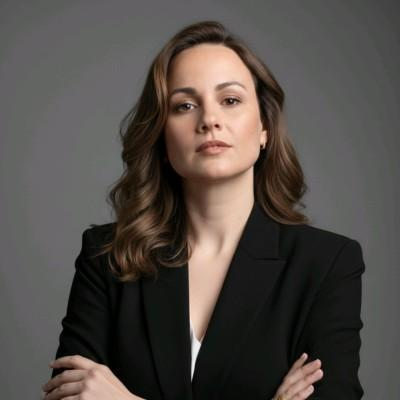
#> input picture perfil/assets/source/retrato.jpg, 400 x 400 px; its folder holds only this picture in this run
$ python generar.py
#> lines starting #> are read from the running program, lines starting #| are printed output that depends on the picture; after the words box and inside, x2 and y2 are one past the last pixel; in counts of white or black regions, pixels touching at a corner belong together
"""Genera los gráficos del README de perfil de GitHub de Maricel Meneses Gómez.

    python perfil/generar.py

Necesita Pillow y NumPy, y la foto en perfil/assets/source/retrato.jpg (cuadrada; si falta, el banner
usa un retrato provisional con sus iniciales). Produce, en claro y oscuro:

* banner-*.svg    terminal con el retrato en 1 bit (difusión de error de Floyd-Steinberg) que aparece con un
                  barrido de escáner, la ficha perfil.yml y un histograma que converge a la normal.
* card-synapse-*.svg  tarjeta del proyecto, en la línea de las tarjetas del perfil de Yoandy.

Las animaciones son CSS dentro del SVG (GitHub las muestra) y se detienen con «reducir movimiento».
"""
from __future__ import annotations

import html
import math
import random
from pathlib import Path

import numpy as np
from PIL import Image, ImageDraw, ImageFilter, ImageFont, ImageOps

ROOT = Path(__file__).resolve().parent
SRC = ROOT / "assets" / "source" / "retrato.jpg"
OUT = ROOT / "assets"
MONO = "ui-monospace,SFMono-Regular,'SF Mono',Menlo,Consolas,monospace"
SANS = "-apple-system,BlinkMacSystemFont,'SF Pro Display','Segoe UI',Helvetica,Arial,sans-serif"

THEMES = {
    "light": {"page": "#EEF3FF", "win": "#FFFFFF", "bar": "#F5F7FC", "line": "#D6E0F5", "ink": "#0B1B3F",
              "ink2": "#42506B", "muted": "#7A879E", "accent": "#0A5CFF", "accent2": "#0047D6", "mint": "#0FA697",
              "panel": "#F3F7FF", "dot": "#0A5CFF", "key": "#0047D6", "str": "#0B1B3F", "shadow": "#0A5CFF"},
    "dark": {"page": "#0D1117", "win": "#11161F", "bar": "#161C27", "line": "#243049", "ink": "#EAF0FF",
             "ink2": "#B8C4DE", "muted": "#7D8AA6", "accent": "#3D7DFF", "accent2": "#7FA6FF", "mint": "#2DD4BF",
             "panel": "#0E1420", "dot": "#7FA6FF", "key": "#7FA6FF", "str": "#EAF0FF", "shadow": "#000000"},
}

YAML = [
    (0, "perfil", None),
    (1, "nombre", "Maricel Meneses Gómez"),
    (1, "rol", "Bioestadística · Análisis de datos"),
    (1, "docencia", "10 años · Computación y Estadística"),
    (1, "universidad", "Ciencias Médicas de Villa Clara"),
    (1, "proyecto", "S.Y.N.A.P.S.E. (investigadora principal)"),
    (0, "metodos", None),
    (1, "supervivencia", "Kaplan-Meier · Cox · RMST"),
    (1, "inferencia", "IC · regresión · Monte Carlo"),
    (1, "datos", "Python · pandas · SQL · Jupyter"),
    (0, "contacto", None),
    (1, "linkedin", "/in/maricel9002"),
    (1, "ubicacion", "Lepe, Huelva · híbrido / remoto"),
]


# ─── Retrato en 1 bit ────────────────────────────────────────────────────────

def placeholder(size: int = 600) -> Image.Image:
    """Retrato provisional: silueta con iniciales, para poder generar el banner sin foto."""
    img = Image.new("L", (size, size), 235)
    d = ImageDraw.Draw(img)
    d.ellipse((size * .30, size * .14, size * .70, size * .56), fill=70)
    d.ellipse((size * .12, size * .58, size * .88, size * 1.25), fill=90)
    try:
        font = ImageFont.truetype("DejaVuSans-Bold.ttf", int(size * .16))
    except OSError:
        font = ImageFont.load_default()
    shape = Image.new("L", (size, size), 0)
    for box in ((size * .30, size * .14, size * .70, size * .56), (size * .12, size * .58, size * .88, size * 1.25)):
        ImageDraw.Draw(shape).ellipse(box, fill=255)
    d.text((size / 2, size * .35), "MM", fill=235, font=font, anchor="mm")
    out = img.convert("RGBA")
    out.putalpha(shape)
    return out


def remove_background(img: Image.Image) -> Image.Image:
    """Aclara el fondo de estudio del retrato: los píxeles grises neutros (sin saturación, luminosidad media)
    conectados con el borde pasan a blanco, para que la difusión de error no convierta el fondo en ruido.
    El pelo castaño tiene saturación y la chaqueta es casi negra, así que ninguno de los dos se confunde."""
    rgb = np.asarray(img.convert("RGB"), dtype=float)
    h, w, _ = rgb.shape
#> h = 400; w = 400
    lum = rgb.mean(axis=2)
    neutral = (rgb.max(axis=2) - rgb.min(axis=2) < 14) & (lum > 45) & (lum < 150)
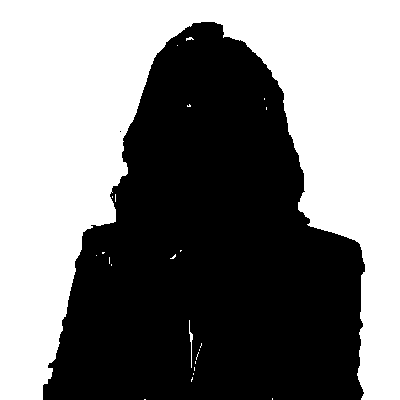
#> neutral: shape (400, 400) bool; 49.7% white; 24 white regions (22 under 20 px), largest, box (x1, y1, x2, y2) and area: (0, 0, 400, 400) 79405, (189, 320, 193, 368) 65
    seen = np.zeros((h, w), dtype=bool)
    stack = [(y, x) for y in range(h) for x in (0, w - 1)] + [(0, x) for x in range(w)]
    while stack:
        y, x = stack.pop()
        if seen[y, x] or not neutral[y, x]:
            continue
        seen[y, x] = True
        for dy, dx in ((1, 0), (-1, 0), (0, 1), (0, -1)):
            ny, nx = y + dy, x + dx
            if 0 <= ny < h and 0 <= nx < w and not seen[ny, nx]:
                stack.append((ny, nx))
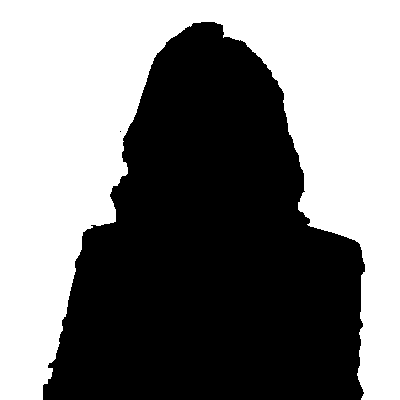
#> seen: shape (400, 400) bool; 49.6% white; 1 white region, box (x1, y1, x2, y2) and area: (0, 0, 400, 400) 79404
#> after the loop, stack = []
    # Cierre morfológico: quita los huecos sueltos del fondo y suaviza el contorno.
    bg = Image.fromarray((seen * 255).astype(np.uint8)).filter(ImageFilter.MaxFilter(3)).filter(ImageFilter.MinFilter(3))
#> bg: PIL image 400x400 L; 49.6% white; 1 white region, box (x1, y1, x2, y2) and area: (0, 0, 400, 400) 79412
    out = img.convert("RGBA")
    out.putalpha(ImageOps.invert(bg).filter(ImageFilter.GaussianBlur(1.2)))
    return out


def dither(img: Image.Image, w: int, h: int) -> tuple[np.ndarray, np.ndarray]:
    """Recorte, contraste y difusión de error de Floyd-Steinberg → (tinta, silueta), dos matrices booleanas:
    tinta = píxel oscuro; silueta = píxel que pertenece a la persona y no al fondo."""
#> called with w = 150, h = 160
    rgba = ImageOps.exif_transpose(img).convert("RGBA")
    sw, sh = rgba.size
#> sw = 400; sh = 400
    box = (int(sw * .20), 0, int(sw * .80), int(sh * .68))  # cabeza y hombros: la cara manda
#> box = (80, 0, 320, 272)
    def frame(im: Image.Image) -> Image.Image:
        return ImageOps.fit(im.crop(box), (w * 4, h * 4), method=Image.LANCZOS, centering=(0.5, 0.3))
    alpha = frame(rgba.getchannel("A"))
    g = frame(Image.alpha_composite(Image.new("RGBA", rgba.size, "white"), rgba).convert("L"))
    g = ImageOps.autocontrast(g, cutoff=1)
    # Gamma < 1 levanta las sombras: el pelo y la chaqueta dejan de ser manchas y conservan textura.
    g = g.point(lambda v: int(255 * (v / 255) ** 0.62))
    g = g.filter(ImageFilter.UnsharpMask(radius=3, percent=160, threshold=2))
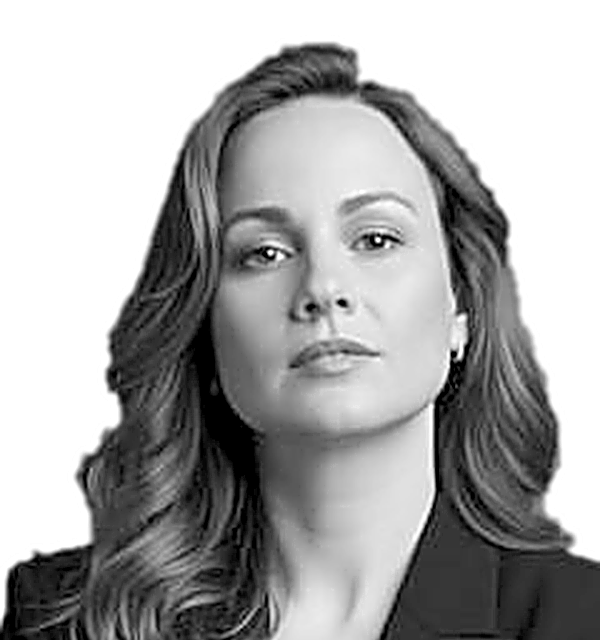
#> g: PIL image 600x640 L; min 0, max 255, mean 168.3
    a = np.asarray(g.resize((w, h), Image.LANCZOS), dtype=float) / 255.0
    out = np.zeros_like(a, dtype=bool)
    for y in range(h):
        for x in range(w):
            old = a[y, x]
            new = 1.0 if old > 0.5 else 0.0
            out[y, x] = new == 0.0
            err = old - new
            if x + 1 < w:
                a[y, x + 1] += err * 7 / 16
            if y + 1 < h:
                if x > 0:
                    a[y + 1, x - 1] += err * 3 / 16
                a[y + 1, x] += err * 5 / 16
                if x + 1 < w:
                    a[y + 1, x + 1] += err * 1 / 16
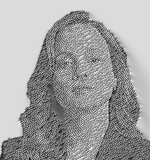
#> a: shape (160, 150) float64; min -0.294, max 1.21, mean 0.663; drawn with min black and max white
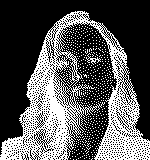
#> out: shape (160, 150) bool; 34% white in thin lines or dots
    subject = np.asarray(alpha.resize((w, h), Image.LANCZOS)) > 127
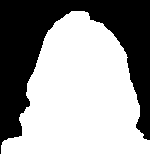
#> subject: shape (160, 150) bool; 61.5% white; 1 black region, box (x1, y1, x2, y2) and area: (0, 0, 150, 154) 9233
    return out, subject


def dots_path(mask: np.ndarray, x0: float, y0: float, cell: float) -> list[str]:
    """Une los píxeles consecutivos de cada fila en rectángulos: un trazado por banda de 8 filas."""
    bands: list[str] = []
    h, w = mask.shape
    for b0 in range(0, h, 8):
        d = []
        for y in range(b0, min(b0 + 8, h)):
            x = 0
            while x < w:
                if mask[y, x]:
                    s = x
                    while x < w and mask[y, x]:
                        x += 1
                    d.append(f"M{x0 + s * cell:.1f} {y0 + y * cell:.1f}h{(x - s) * cell:.1f}v{cell + .2:.1f}h{-(x - s) * cell:.1f}z")
                else:
                    x += 1
        bands.append("".join(d))
    return bands


# ─── Banner ──────────────────────────────────────────────────────────────────

def banner(theme: str, ink: np.ndarray, subject: np.ndarray) -> str:
    t = THEMES[theme]
    # En claro se pinta la tinta; en oscuro, la luz dentro de la silueta, para que no salga un negativo.
    mask = ink if theme == "light" else subject & ~ink
    W, H = 1180, 560
    px, py, pw, ph = 48, 104, 420, 412
    cell = min((pw - 28) / mask.shape[1], (ph - 56) / mask.shape[0])
    ox = px + (pw - mask.shape[1] * cell) / 2
    oy = py + 44 + (ph - 56 - mask.shape[0] * cell) / 2
    bands = dots_path(mask, ox, oy, cell)
    n_b = len(bands)
    band_svg = "".join(f'<path class="bd" style="animation-delay:{0.25 + i * 1.6 / n_b:.2f}s" d="{d}"/>' for i, d in enumerate(bands) if d)

    # Ficha perfil.yml
    yx, yy, lh = 520, 132, 22
    rows = []
    for i, (ind, k, v) in enumerate(YAML):
        x = yx + 30 + ind * 22
        delay = 1.0 + i * 0.12
        val = "" if v is None else f'<tspan fill="{t["str"]}"> {html.escape(v)}</tspan>'
        rows.append(f'<text class="ln" style="animation-delay:{delay:.2f}s" x="{x}" y="{yy + i * lh}" font-family="{MONO}" font-size="15">'
                    f'<tspan fill="{t["muted"]}" x="{yx - 2}" text-anchor="end">{i + 1:>2}</tspan>'
                    f'<tspan x="{x}" fill="{t["key"]}" font-weight="600">{k}</tspan><tspan fill="{t["muted"]}">:</tspan>{val}</text>')

    # Histograma que converge a la normal (binomial(12, 1/2)), 13 barras
    hx, hy, hw, hh = 548, 500, 560, 52
    probs = [math.comb(12, k) / 4096 for k in range(13)]
    bw = hw / 13
    bars = "".join(
        f'<rect class="bar" style="animation-delay:{2.6 + k * .06:.2f}s" x="{hx + k * bw + 3:.1f}" y="{hy - hh * p / probs[6]:.1f}" '
        f'width="{bw - 6:.1f}" height="{hh * p / probs[6]:.1f}" rx="3" fill="{t["accent"]}" fill-opacity=".85"/>' for k, p in enumerate(probs))
    curve = " ".join(
        f'{"M" if s == 0 else "L"}{hx + (s / 120 * 12 + .5) * bw:.1f} {hy - hh * math.exp(-((s / 120 * 12 - 6) ** 2) / 6):.1f}'
        for s in range(121))

    css = f"""<style>
  .bd {{ opacity: 0; animation: on .5s ease forwards; }}
  .scan {{ animation: scan 2.2s cubic-bezier(.32,.72,0,1) .2s both; }}
  .ln {{ opacity: 0; animation: on .45s ease forwards; }}
  .bar {{ transform-box: fill-box; transform-origin: bottom; transform: scaleY(0); animation: grow .9s cubic-bezier(.23,1,.32,1) forwards; }}
  .curve {{ stroke-dasharray: 900; stroke-dashoffset: 900; animation: draw 1.4s ease 3.4s forwards; }}
  .cursor {{ animation: blink 1s steps(1) infinite; }}
  @keyframes on {{ to {{ opacity: 1; }} }}
  @keyframes grow {{ to {{ transform: scaleY(1); }} }}
  @keyframes draw {{ to {{ stroke-dashoffset: 0; }} }}
  @keyframes scan {{ from {{ transform: translateY(0); opacity: .9; }} 90% {{ opacity: .9; }} to {{ transform: translateY({ph - 56}px); opacity: 0; }} }}
  @keyframes blink {{ 50% {{ opacity: 0; }} }}
  @media (prefers-reduced-motion: reduce) {{
    .bd, .ln {{ animation: none; opacity: 1; }} .bar {{ animation: none; transform: none; }}
    .curve {{ animation: none; stroke-dashoffset: 0; }} .scan, .cursor {{ animation: none; opacity: 0; }}
  }}
</style>"""
    return f"""<svg xmlns="http://www.w3.org/2000/svg" width="{W}" height="{H}" viewBox="0 0 {W} {H}" role="img" aria-labelledby="t d">
<title id="t">Maricel Meneses Gómez · Bioestadística y análisis de datos</title>
<desc id="d">Terminal con el retrato de Maricel en puntos, su ficha perfil.yml y un histograma que converge a la distribución normal.</desc>
{css}
<defs><filter id="sh" x="-10%" y="-10%" width="120%" height="130%"><feDropShadow dx="0" dy="14" stdDeviation="18" flood-color="{t["shadow"]}" flood-opacity=".18"/></filter>
<clipPath id="pc"><rect x="{px}" y="{py + 36}" width="{pw}" height="{ph - 36}" rx="6"/></clipPath></defs>
<rect width="{W}" height="{H}" rx="22" fill="{t["page"]}"/>
<rect x="16" y="16" width="{W - 32}" height="{H - 32}" rx="16" fill="{t["win"]}" stroke="{t["line"]}" filter="url(#sh)"/>
<path d="M16 64H{W - 16}" stroke="{t["line"]}"/>
<circle cx="42" cy="40" r="6.5" fill="#FF5F57"/><circle cx="64" cy="40" r="6.5" fill="#FEBC2E"/><circle cx="86" cy="40" r="6.5" fill="#28C840"/>
<text x="{W / 2}" y="45" text-anchor="middle" font-family="{MONO}" font-size="13.5" fill="{t["muted"]}">maricel@datos:~ — vim perfil.yml</text>
<rect x="{px}" y="{py}" width="{pw}" height="{ph}" rx="8" fill="{t["panel"]}" stroke="{t["line"]}"/>
<path d="M{px} {py + 36}H{px + pw}" stroke="{t["line"]}"/>
<text x="{px + 16}" y="{py + 24}" font-family="{MONO}" font-size="12.5" font-weight="700" letter-spacing="1.4" fill="{t["accent2"]}">RETRATO.PNG</text>
<text x="{px + pw - 16}" y="{py + 24}" text-anchor="end" font-family="{MONO}" font-size="11.5" fill="{t["muted"]}">{mask.shape[1]}×{mask.shape[0]} · 1 BIT · FLOYD-STEINBERG</text>
<g clip-path="url(#pc)"><g fill="{t["dot"]}" shape-rendering="crispEdges">{band_svg}</g>
<rect class="scan" x="{px}" y="{py + 36}" width="{pw}" height="3" fill="{t["mint"]}"/></g>
<text x="{yx - 2}" y="{yy - 34}" font-family="{MONO}" font-size="12.5" font-weight="700" letter-spacing="1.4" fill="{t["accent2"]}">PERFIL.YML</text>
{"".join(rows)}
<rect class="cursor" x="{yx + 30}" y="{yy + len(YAML) * lh - 15}" width="9" height="18" fill="{t["accent"]}"/>
<path d="M{hx} {hy + .5}H{hx + hw}" stroke="{t["line"]}"/>
{bars}
<path class="curve" d="{curve}" fill="none" stroke="{t["mint"]}" stroke-width="2.5"/>
<text x="{hx + hw}" y="{hy + 22}" text-anchor="end" font-family="{MONO}" font-size="11.5" fill="{t["muted"]}">binomial(12; 0,5) → N(6; 3)</text>
</svg>
"""


# ─── Tarjeta de proyecto ─────────────────────────────────────────────────────

def km_steps(seed: int, n: int, hz: float) -> list[tuple[float, float]]:
    rng = random.Random(seed)
    times = sorted(min(rng.expovariate(hz), 1.0) for _ in range(n))
    s, pts, risk = 1.0, [(0.0, 1.0)], n
    for t in times:
        if t >= 1:
            break
        s *= 1 - 1 / risk
        risk -= 1
        pts.append((t, s))
    return pts


def card(theme: str) -> str:
    dark = theme == "dark"
    a, b = ("#0A3BB8", "#0A5CFF") if not dark else ("#071B57", "#0A4BD6")
    W, H = 1200, 300

    def km(seed: int, hz: float, color: str, op: float) -> str:
        pts = km_steps(seed, 70, hz)
        x0, x1, y0, y1 = 640, 1160, 70, 250
        d = f"M{x0} {y0}"
        for t, s in pts[1:]:
            d += f"H{x0 + (x1 - x0) * t:.1f}V{y1 - (y1 - y0) * s:.1f}"
        return f'<path d="{d}H{x1}" fill="none" stroke="{color}" stroke-opacity="{op}" stroke-width="3"/>'
    return f"""<svg xmlns="http://www.w3.org/2000/svg" width="{W}" height="{H}" viewBox="0 0 {W} {H}" role="img" aria-label="S.Y.N.A.P.S.E.: validez inferencial y riesgo de reidentificación de datos sanitarios sintéticos">
<defs><linearGradient id="g" x1="0" x2="1"><stop offset="0" stop-color="{a}"/><stop offset="1" stop-color="{b}"/></linearGradient>
<clipPath id="c"><rect width="{W}" height="{H}" rx="20"/></clipPath></defs>
<g clip-path="url(#c)">
<rect width="{W}" height="{H}" fill="url(#g)"/>
{km(4, 1.6, "#FFFFFF", .55)}{km(23, 1.8, "#7DF0E2", .8)}
<path d="M0 248 C 300 214, 600 278, 900 238 S 1200 250, 1200 250 V300 H0 Z" fill="#000000" fill-opacity=".18"/>
</g>
<circle cx="34" cy="34" r="7" fill="#FF5F57"/><circle cx="56" cy="34" r="7" fill="#FEBC2E"/><circle cx="78" cy="34" r="7" fill="#28C840"/>
<text x="56" y="128" font-family="{SANS}" font-weight="800" font-size="52" letter-spacing="-1.5" fill="#FFFFFF">S.Y.N.A.P.S.E.</text>
<text x="58" y="170" font-family="{SANS}" font-size="21" fill="#FFFFFF" fill-opacity=".92">Datos sanitarios sintéticos · validez inferencial y privacidad</text>
<text x="58" y="206" font-family="{SANS}" font-size="16" fill="#FFFFFF" fill-opacity=".78">Kaplan-Meier · Cox · 320 evaluaciones · investigadora principal</text>
<text x="58" y="270" font-family="{SANS}" font-size="14" fill="#FFFFFF" fill-opacity=".85">Maricel Meneses Gómez · Yoandy Ramírez Delgado</text>
</svg>
"""


def main() -> None:
    OUT.mkdir(parents=True, exist_ok=True)
    img = remove_background(Image.open(SRC)) if SRC.exists() else placeholder()
    ink, subject = dither(img, 150, 160)
    for theme in THEMES:
        (OUT / f"banner-{theme}.svg").write_text(banner(theme, ink, subject), encoding="utf-8")
        (OUT / f"card-synapse-{theme}.svg").write_text(card(theme), encoding="utf-8")
#> this loop made 2 passes
#> pass 2, in banner (call 2), `mask = ink if theme == "light" else subject & ~ink`:
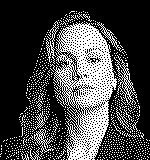
#> mask: shape (160, 150) bool; 27.5% white in thin lines or dots
    sizes = {p.name: f"{p.stat().st_size / 1024:.0f} KB" for p in sorted(OUT.glob("*.svg"))}
    print(("foto: " + SRC.name) if SRC.exists() else "foto: provisional (falta assets/source/retrato.jpg)", sizes)


if __name__ == "__main__":
    main()
